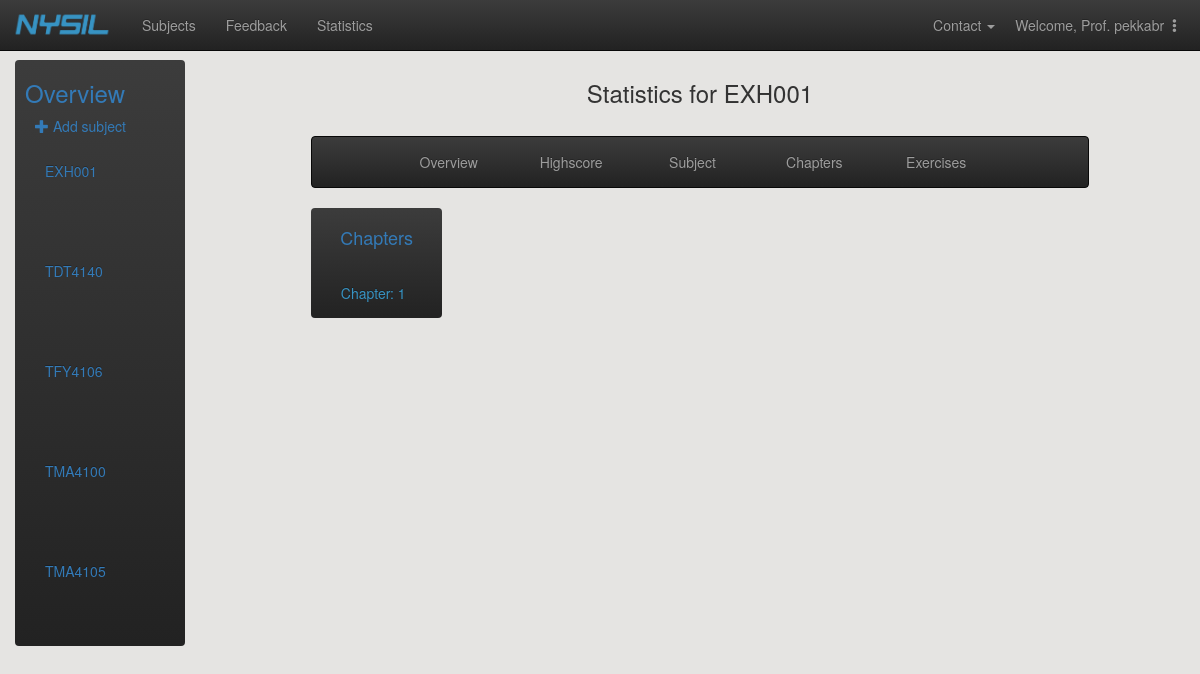
Screenshot of /adminpage/statistics/EXH001/exercises/ (signed in) with the database file from the repository.
### main/models.py (models this page shows, shortened)
class Subject(models.Model):
    subject_code = models.CharField(max_length=20, primary_key=True) # primary key
    subject_name = models.CharField(max_length=30)
    professor_firstname = models.CharField(max_length=30)
    professor_lastname = models.CharField(max_length=30)
    professor_email = models.EmailField()
    class Meta:
        ordering = ['subject_code']
    def __str__(self):
        return self.subject_code
    def get_full_name(self):
        return self.professor_firstname + " " + self.professor_lastname
    get_full_name.short_description = 'Professor' # headline of professor-column in the admin-table

class Chapter(models.Model):
    class Meta:
        unique_together = ('subject', 'chapter_number') # handle the exception this may cause
        ordering = ['chapter_number']
    chapter_number = models.PositiveIntegerField(default = 0)
    chapter_name = models.CharField(max_length=50)
    subject = models.ForeignKey(Subject, on_delete=models.CASCADE) # to controll which subject the theme belongs to
    def get_number_and_name(self):
        return "Chapter" + str(self.chapter_number) + ": " + str(self.chapter_name)
    get_number_and_name.short_description = 'Chapter'

### stats/views.py (the view)
# urls.py: url(r'^(?P<subject_pk>[A-Za-z0-9]+)/exercises/$', views.subject_exercise, name='subject_exercise'),
def subject_exercise(request, subject_pk):
    if not user_authenticated(request.user):
        return HttpResponseRedirect(reverse('main:index'))
    subject = Subject.objects.get(pk=subject_pk)
    context = {'subjects': Subject.objects.all(), 'subject': subject}
    return render(request, 'stats/subject_exercise.html', context)

### stats/views.py (called while the page is built)
def user_authenticated(user):
    if not user.is_authenticated():
        return False
    return True

### stats/templates/stats/subject_exercise.html (shortened to what this page needs)
{% extends 'stats/statistics_subject.html' %}
{% block extra%}
<div class="row">
        <div class="col-md-2 sidebar" style="width:20%">
          <ul class="nav nav-sidebar navbar-inverse text-center">
              <li class="active"><a href="#"><h4 style="color:color:#3793c3">Chapters</h4><span class="sr-only">(current)</span></a></li>
              {% for chapter in subject.chapter_set.all %}
                <div class="collapse navbar-collapse">
                    <ul class="nav navbar-nav">
                        <li class="dropdown">
                            <a style="color:#3793c3" href="#" class="dropdown-toggle" data-toggle="dropdown">Chapter: {{chapter.chapter_number}}</a>
                        </li>
                    </ul>
                </div>
              {% endfor %}
          </ul>
        </div>
</div>
{% endblock %}

### stats/templates/stats/statistics_subject.html
{% extends 'stats/statistics_index.html' %}
{% block extension%}
    <div class="col-md-10">
        <div class="text-center"><h3>Statistics for {{subject}} </h3></div><br>
        <div class="col-md-10 col-md-offset-1">
            <nav class="navbar navbar-inverse" style="text-align:center;">
                <div class="container-fluid">
                    <ul class="nav navbar-nav col-md-12">
                        <li class="col-md-2 col-md-offset-1"><a href="{% url 'stats:subject_overview' subject_pk=subject.pk %}">Overview</a></li>
                        <li class="col-md-2"><a href="{% url 'stats:subject_highscore' subject_pk=subject.pk %}">Highscore</a></li>
                        <li class="col-md-2"><a href="{% url 'stats:subject_pie_graph' subject_pk=subject.pk %}">Subject</a></li>
                        <li class="col-md-2"><a href="{% url 'stats:subject_chapters' subject_pk=subject.pk %}">Chapters</a></li>
                        <li class="col-md-2"><a href="{% url 'stats:subject_exercise' subject_pk=subject.pk %}">Exercises</a></li>
                    </ul>
                </div>
            </nav>
        {% block extra %}
        {% endblock%}
        </div>
    </div>
{% endblock %}

### stats/templates/stats/statistics_index.html (shortened to what this page needs)
{% extends 'adminpage/subject_overview.html' %}
{% load static %}
{% block subjects %}
    {% for subject in subjects %}
        <div class="collapse navbar-collapse" id="id_subject_overview_menu">
            <ul class="nav navbar-nav navbar-left" style="width:120px">
                <li style="float:left">
                    <a href="{% url 'stats:subject_overview' subject_pk=subject.pk %}" style="color:#337AB7;width:150px">
                        {{ subject }}
                    </a>
                </li>
            </ul>
            <ul class="nav navbar-nav navbar-right" id="id_nav_drop" style="width:-10px">
                <li class="dropdown">
                </li>
            </ul>
        </div>
    {% endfor %}
{% endblock %}

### adminpage/templates/adminpage/admin_header.html (shortened to what this page needs)
<!DOCTYPE html>
<html lang="en">
<head>
    {% load static %}
    <link rel="stylesheet" href="{% static 'adminpage/css/customize.css' %}" type="text/css">
	<link rel="stylesheet" href="https://maxcdn.bootstrapcdn.com/bootstrap/3.3.7/css/bootstrap.min.css"
>
	<link rel="stylesheet" href="https://maxcdn.bootstrapcdn.com/bootstrap/3.3.7/css/bootstrap-theme.min.css"
>
    <link rel="stylesheet" href="{% static 'main/css/header.css'%}" type = "text/css"/>
</head>
<body class="body" style="background-color: #E5E4E2;">
<div id="wrapper">
        <br>
        <br>
        <br>
        <nav class="navbar navbar-inverse navbar-fixed-top">
            <div class="container-fluid">
                <div class="navbar-header">
                    <a href="{% url 'main:index' %}" class="navbar-brand"><img src="{% static 'main/img/ny_logo.png'%}" style="width:100px;height:27px;margin-top:-4px;margin-left:-3px"></a>
                </div>
                <div class="collapse navbar-collapse" id="mainNavBar">
                    <ul class="nav navbar-nav">
                        <li><a href="{% url 'adminpage:subject_overview' %}">Subjects</a></li>
                        <li><a href="{% url 'adminpage:tilbakemeldinger' %}">Feedback</a></li>
                        <li><a href="{% url 'stats:statistics_index'%}">Statistics</a></li>
                    </ul>
                    <ul class="nav navbar-nav navbar-right">
                        <li class="dropdown">
                            <li class="dropdown">
                                <a href="#" class="dropdown-toggle" data-toggle="dropdown" style="margin-right:-10px">
                                    Contact
                                    <span class="caret" style="width:2px;height:2px"></span></a>
                            </li>
				        </li>
                        <li class="dropdown">
                            <li class="dropdown">
                                <a href="#" class="dropdown-toggle" data-toggle="dropdown" style="margin-right: 15px">Welcome, Prof. {{user}}
                                    <span class="glyphicon glyphicon-option-vertical" style="width:2px;height:2px"></span></a>
                            </li>
				        </li>
                    </ul>
                </div>
            </div>
        </nav>
    </div>
    {% block content %}{% endblock%}
</body>

### rows the page displays
Subject: subject_code "EXH001"
Subject: subject_code "TDT4140"
Subject: subject_code "TFY4106"
Subject: subject_code "TMA4100"
Subject: subject_code "TMA4105"
Chapter: chapter_number "1"

### other values shown
{{ user }} "pekkabr"
